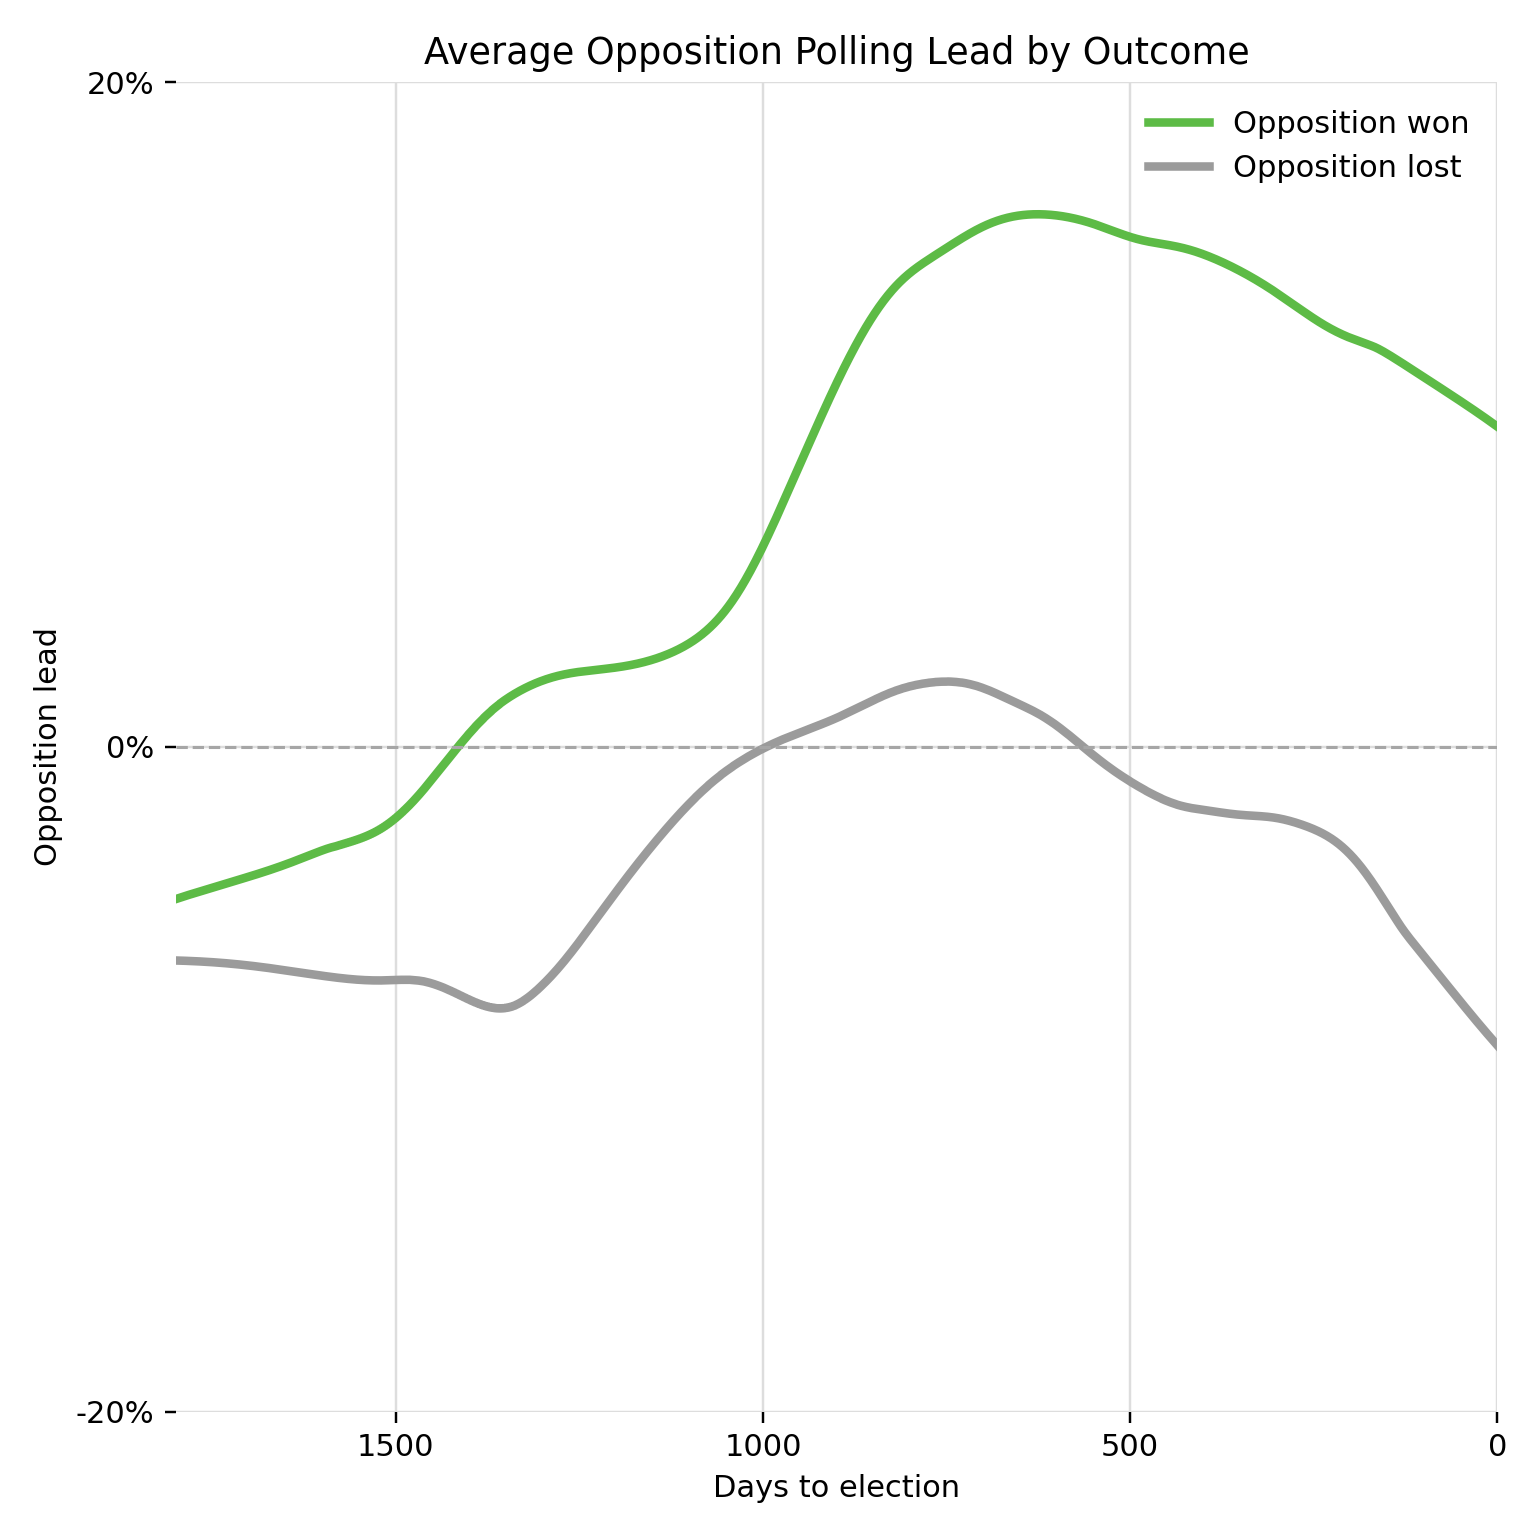

The Python source for this figure:
from __future__ import annotations

import argparse
import re
from datetime import date, datetime, timedelta
from pathlib import Path

import matplotlib.pyplot as plt
import numpy as np
import pandas as pd
import requests
import statsmodels.api as sm

POLLBASE_LANDING_PAGE = "https://www.markpack.org.uk/opinion-polls/"
POLITICO_URL = "https://www.politico.eu/wp-json/politico/v1/poll-of-polls/GB-parliament"
NANOS_PER_DAY = 86_400_000_000_000

POLLSTER_RENAMES = {
    "Find Out Now / Electoral Calculus": "Find Out Now",
    "Findoutnow": "Find Out Now",
    "FindOutNow": "Find Out Now",
    "Ipsos": "Ipsos Mori",
    "Ipsos MORI": "Ipsos Mori",
    "Kantar Public": "Kantar",
    "Kantar Public ": "Kantar",
    "Number Cruncher Politics ": "Number Cruncher Politics",
    "Opinium ": "Opinium",
    "Redfield & Wilton ": "Redfield & Wilton",
    "Redfield and Wilton Strategies": "Redfield & Wilton",
    "Savanta ComRes": "Savanta Comres",
    "Savanta ComRes ": "Savanta Comres",
    "SavantaComRes": "Savanta Comres",
    "Survation ": "Survation",
    "Techne UK ": "Techne UK",
    "TechneUK": "Techne UK",
    "TechneUK ": "Techne UK",
    "Techne": "Techne UK",
    "YouGov": "Yougov",
    "YouGov ": "Yougov",
    "Savanta": "Savanta Comres",
    "ComRes": "Comres",
    "Kantar ": "Kantar",
    "Kantar TNS": "Kantar",
    "OnePoll": "Onepoll",
    "Omnisis": "WeThink",
    "Number Cruncher": "Number Cruncher Politics",
    "TNS-BMRB": "TNS",
    "We Think": "WeThink",
}

SHEET_TO_PARLIAMENT = {
    "55-59": "1955-1959",
    "59-64": "1959-1964",
    "64-66": "1964-1966",
    "66-70": "1966-1970",
    "70-74": "1970-1974",
    "74-79": "1974-1979",
    "79-83": "1979-1983",
    "83-87": "1983-1987",
    "87-92": "1987-1992",
    "92-97": "1992-1997",
    "97-01": "1997-2001",
    "01-05": "2001-2005",
    "05-10": "2005-2010",
    "10-15": "2010-2015",
    "15-17": "2015-2017",
    "17-19": "2017-2019",
    "19-24": "2019-2024",
    "24-": "2024-2029",
}

ELECTION_DATES = {
    "1955-1959": date(1959, 10, 8),
    "1959-1964": date(1964, 10, 15),
    "1964-1966": date(1966, 3, 31),
    "1966-1970": date(1970, 6, 18),
    "1970-1974": date(1974, 2, 28),
    "1974-1979": date(1979, 5, 3),
    "1979-1983": date(1983, 6, 9),
    "1983-1987": date(1987, 6, 11),
    "1987-1992": date(1992, 4, 9),
    "1992-1997": date(1997, 5, 1),
    "1997-2001": date(2001, 6, 7),
    "2001-2005": date(2005, 5, 5),
    "2005-2010": date(2010, 5, 6),
    "2010-2015": date(2015, 5, 7),
    "2015-2017": date(2017, 6, 8),
    "2017-2019": date(2019, 12, 12),
    "2019-2024": date(2024, 7, 4),
    "2024-2029": date(2029, 8, 15),
}

GOVERNING_PARTY = {
    "1955-1959": "con",
    "1959-1964": "con",
    "1964-1966": "lab",
    "1966-1970": "lab",
    "1970-1974": "con",
    "1974-1979": "lab",
    "1979-1983": "con",
    "1983-1987": "con",
    "1987-1992": "con",
    "1992-1997": "con",
    "1997-2001": "lab",
    "2001-2005": "lab",
    "2005-2010": "lab",
    "2010-2015": "con",
    "2015-2017": "con",
    "2017-2019": "con",
    "2019-2024": "con",
    "2024-2029": "lab",
}

OPPOSITION_ELECTION_RESULT_LEAD = {
    "1955-1959": -0.056,
    "1959-1964": 0.007,
    "1964-1966": -0.061,
    "1966-1970": 0.033,
    "1970-1974": -0.007,
    "1974-1979": 0.070,
    "1979-1983": -0.148,
    "1983-1987": -0.114,
    "1987-1992": -0.075,
    "1992-1997": 0.125,
    "1997-2001": -0.090,
    "2001-2005": -0.028,
    "2005-2010": 0.071,
    "2010-2015": -0.064,
    "2015-2017": -0.023,
    "2017-2019": -0.115,
    "2019-2024": 0.100,
}

PARLIAMENTS_FOR_HISTORY = [
    "1955-1959",
    "1959-1964",
    "1964-1966",
    "1966-1970",
    "1970-1974",
    "1974-1979",
    "1979-1983",
    "1983-1987",
    "1987-1992",
    "1992-1997",
    "1997-2001",
    "2001-2005",
    "2005-2010",
    "2010-2015",
    "2015-2017",
    "2017-2019",
    "2019-2024",
]


def _date_num(ts: pd.Series) -> np.ndarray:
    return (pd.to_datetime(ts).astype("int64") // NANOS_PER_DAY).to_numpy(dtype=float)


def find_pollbase_file_url(timeout: int = 30) -> str:
    html = requests.get(POLLBASE_LANDING_PAGE, timeout=timeout).text
    match = re.search(r'href="([^"]+\.xlsx)"[^>]*>Download latest edition of PollBase here \(Excel\)', html)
    if not match:
        raise RuntimeError("Could not find PollBase .xlsx URL on landing page.")
    return match.group(1)


def ensure_pollbase_xlsx(path: Path, timeout: int = 60) -> Path:
    path.parent.mkdir(parents=True, exist_ok=True)
    if path.exists():
        return path
    url = find_pollbase_file_url(timeout=timeout)
    r = requests.get(url, timeout=timeout)
    r.raise_for_status()
    path.write_bytes(r.content)
    return path


def parse_pollbase(path: Path) -> pd.DataFrame:
    def _num_col(df: pd.DataFrame, col: str) -> pd.Series:
        if col in df.columns:
            return pd.to_numeric(df[col], errors="coerce")
        return pd.Series(np.nan, index=df.index, dtype=float)

    records: list[pd.DataFrame] = []
    xls = pd.ExcelFile(path)
    for sheet, parliament in SHEET_TO_PARLIAMENT.items():
        if sheet not in xls.sheet_names:
            continue
        df = pd.read_excel(path, sheet_name=sheet)
        reform_series = _num_col(df, "Reform")
        reform_series = reform_series.fillna(_num_col(df, "BXP/Reform"))
        reform_series = reform_series.fillna(_num_col(df, "BXP"))
        subset = pd.DataFrame(
            {
                "mid_date": pd.to_datetime(df.get("Unnamed: 3"), errors="coerce").dt.normalize(),
                "pollster": df.get("Polling"),
                "con": pd.to_numeric(df.get("Con"), errors="coerce") / 100.0,
                "lab": pd.to_numeric(df.get("Lab"), errors="coerce") / 100.0,
                "reform": reform_series / 100.0,
                "parliament": parliament,
                "source": "pollbase",
            }
        )
        subset["pollster"] = subset["pollster"].astype(str).str.strip()
        subset = subset[subset["mid_date"].notna()]
        subset = subset[subset[["con", "lab", "reform"]].notna().any(axis=1)]
        records.append(subset)
    if not records:
        raise RuntimeError("No rows parsed from PollBase workbook.")
    return pd.concat(records, ignore_index=True)


def _infer_parliament(dt: pd.Timestamp) -> str | None:
    if pd.isna(dt):
        return None
    d = dt.date()
    if d >= date(2024, 7, 5):
        return "2024-2029"
    if d >= date(2019, 12, 13):
        return "2019-2024"
    if d >= date(2017, 6, 9):
        return "2017-2019"
    if d >= date(2015, 5, 8):
        return "2015-2017"
    if d >= date(2010, 5, 7):
        return "2010-2015"
    return None


def parse_politico() -> pd.DataFrame:
    polls_json = requests.get(POLITICO_URL, timeout=45).json().get("polls", [])
    rows: list[dict[str, object]] = []
    for poll in polls_json:
        p = poll.get("parties", {})
        con = p.get("Con")
        lab = p.get("Lab")
        reform = p.get("BP")
        if reform is None:
            reform = p.get("UKIP_2024")
        if con is None and lab is None and reform is None:
            continue
        dt = pd.to_datetime(poll.get("date"), errors="coerce").normalize()
        parliament = _infer_parliament(dt)
        if parliament is None:
            continue
        rows.append(
            {
                "mid_date": dt,
                "pollster": str(poll.get("firm", "")).strip(),
                "con": (float(con) / 100.0) if con is not None else np.nan,
                "lab": (float(lab) / 100.0) if lab is not None else np.nan,
                "reform": (float(reform) / 100.0) if reform is not None else np.nan,
                "parliament": parliament,
                "source": "politico",
            }
        )
    if not rows:
        raise RuntimeError("No rows parsed from Politico endpoint.")
    return pd.DataFrame(rows)


def combine_polls(pollbase_path: Path) -> pd.DataFrame:
    pollbase = parse_pollbase(pollbase_path)
    politico = parse_politico()

    pollbase = pollbase.copy()
    politico = politico.copy()
    pollbase["pollster"] = pollbase["pollster"].replace(POLLSTER_RENAMES).fillna("Unknown")
    politico["pollster"] = politico["pollster"].replace(POLLSTER_RENAMES).fillna("Unknown")

    # Keep Politico rows only when no PollBase row exists for same date + pollster.
    pb_keys = (
        pollbase.assign(_key=pollbase["mid_date"].astype(str) + "|" + pollbase["pollster"].astype(str))
        ["_key"]
        .drop_duplicates()
    )
    politico = politico.assign(_key=politico["mid_date"].astype(str) + "|" + politico["pollster"].astype(str))
    politico_nondup = politico[~politico["_key"].isin(set(pb_keys))].drop(columns=["_key"])

    combined = pd.concat([pollbase, politico_nondup], ignore_index=True)
    combined = combined.dropna(subset=["mid_date"]).sort_values("mid_date").reset_index(drop=True)
    return combined


def _select_subset_for_date(party_polls: pd.DataFrame, date_n: pd.Timestamp) -> pd.DataFrame:
    work = party_polls.copy()
    work["date_dist"] = (work["mid_date"] - date_n).abs().dt.days.astype(float)
    work["date_dist_rank"] = work["date_dist"].rank(method="average")

    within_month = 0.0
    vals = work.loc[work["date_dist"] < 30, "date_dist_rank"]
    if not vals.empty:
        within_month = float(vals.max())

    if within_month < 51:
        subset = work[work["date_dist_rank"] < 51].copy()
    else:
        subset = work[work["date_dist"] < 31].copy()
    return subset


def _apply_base_weights(subset: pd.DataFrame, date_n: pd.Timestamp) -> pd.DataFrame:
    pollster_counts = subset["pollster"].value_counts()
    pollster_weights = 1.0 / np.log(pollster_counts + 1.0)

    d = (subset["mid_date"] - date_n).abs().dt.days.to_numpy(dtype=float)
    max_d = float(max(np.nanmax(d), 0.0))
    date_weights = (1.0 - np.power(d / (max_d + 1.0), 3)) ** 3

    subset["wt"] = date_weights * subset["pollster"].map(pollster_weights).to_numpy(dtype=float)
    return subset


def _fit_weighted_quadratic_centered(
    x_days: np.ndarray,
    y: np.ndarray,
    w: np.ndarray,
    return_interval: bool = False,
) -> tuple[float, float | None, float | None]:
    if len(x_days) < 3:
        pred = float(np.average(y, weights=w)) if np.sum(w) > 0 else float(np.mean(y))
        return pred, None, None

    X = np.column_stack([np.ones(len(x_days)), x_days, x_days**2])
    sw = np.sqrt(w)
    beta, *_ = np.linalg.lstsq(X * sw[:, None], y * sw, rcond=None)
    pred = float(beta[0])

    if not return_interval:
        return pred, None, None

    resid = y - X @ beta
    p = X.shape[1]
    dof = max(len(y) - p, 1)
    mse = float(np.sum(w * resid**2) / dof)
    x0 = np.array([1.0, 0.0, 0.0])
    xtwx = X.T @ (w[:, None] * X)
    inv = np.linalg.pinv(xtwx)
    h0 = float(x0 @ inv @ x0)
    se_pred = float(np.sqrt(max(mse * (1.0 + h0), 0.0)))
    lwr = pred - 1.96 * se_pred
    upr = pred + 1.96 * se_pred
    return pred, lwr, upr


def average_func(party: str, polls: pd.DataFrame, parliament: str) -> pd.DataFrame | None:
    if party not in polls.columns:
        return None
    party_polls = polls[(polls[party].notna()) & (polls["parliament"] == parliament)][["mid_date", "pollster", party]].copy()
    if len(party_polls) < 10:
        return None
    party_polls = party_polls.rename(columns={party: "pct"}).sort_values("mid_date").reset_index(drop=True)

    min_date = party_polls["mid_date"].min()
    max_date = party_polls["mid_date"].max()
    all_dates = pd.date_range(min_date, max_date, freq="D")

    estimates = pd.DataFrame({"mid_date": all_dates})

    est1 = []
    for d in all_dates:
        subset = _select_subset_for_date(party_polls, d)
        subset = _apply_base_weights(subset, d)
        subset = subset[subset["wt"] > 0]
        x = (subset["mid_date"] - d).dt.days.to_numpy(dtype=float)
        y = subset["pct"].to_numpy(dtype=float)
        w = subset["wt"].to_numpy(dtype=float)
        pred, _, _ = _fit_weighted_quadratic_centered(x, y, w, return_interval=False)
        est1.append(pred)
    estimates["est1"] = est1

    est1_map = estimates.set_index("mid_date")["est1"].to_dict()
    est2 = []
    for d in all_dates:
        subset = _select_subset_for_date(party_polls, d)
        subset = _apply_base_weights(subset, d)
        subset["est1"] = subset["mid_date"].map(est1_map)
        resid = np.abs(subset["pct"] - subset["est1"]).to_numpy(dtype=float)
        max_res = np.nanmax(resid) if len(resid) else np.nan
        if np.isnan(max_res) or max_res <= 0:
            distance_weights = np.ones(len(subset), dtype=float)
        else:
            distance_weights = 1.0 - (resid / max_res)
        subset["wt"] = subset["wt"].to_numpy(dtype=float) * distance_weights
        subset = subset[subset["wt"] > 0]
        x = (subset["mid_date"] - d).dt.days.to_numpy(dtype=float)
        y = subset["pct"].to_numpy(dtype=float)
        w = subset["wt"].to_numpy(dtype=float)
        pred, _, _ = _fit_weighted_quadratic_centered(x, y, w, return_interval=False)
        est2.append(pred)
    estimates["est2"] = est2

    party_polls["est2"] = party_polls["mid_date"].map(estimates.set_index("mid_date")["est2"].to_dict())
    party_polls["resid2"] = party_polls["pct"] - party_polls["est2"]

    party_polls["house_effect"] = 0.0
    try:
        md = sm.MixedLM.from_formula("resid2 ~ 1", groups="pollster", data=party_polls)
        fit = md.fit(reml=False, method="lbfgs", maxiter=200, disp=False)
        party_polls["house_effect"] = fit.fittedvalues.to_numpy(dtype=float)
    except Exception:
        party_polls["house_effect"] = 0.0

    est3 = []
    for d in all_dates:
        subset = _select_subset_for_date(party_polls, d)
        subset = _apply_base_weights(subset, d)
        subset = subset[subset["wt"] > 0]
        x = (subset["mid_date"] - d).dt.days.to_numpy(dtype=float)
        y = (subset["pct"] - subset["house_effect"]).to_numpy(dtype=float)
        w = subset["wt"].to_numpy(dtype=float)
        pred, _, _ = _fit_weighted_quadratic_centered(x, y, w, return_interval=False)
        est3.append(pred)
    estimates["est3"] = est3

    est3_map = estimates.set_index("mid_date")["est3"].to_dict()
    est4 = []
    lwr = []
    upr = []
    for d in all_dates:
        subset = _select_subset_for_date(party_polls, d)
        subset = _apply_base_weights(subset, d)
        subset["est3"] = subset["mid_date"].map(est3_map)
        resid = np.abs(subset["pct"] - subset["est3"]).to_numpy(dtype=float)
        max_res = np.nanmax(resid) if len(resid) else np.nan
        if np.isnan(max_res) or max_res <= 0:
            distance_weights = np.ones(len(subset), dtype=float)
        else:
            distance_weights = 1.0 - (resid / max_res)
        subset["wt"] = subset["wt"].to_numpy(dtype=float) * distance_weights
        subset = subset[subset["wt"] > 0]

        x = (subset["mid_date"] - d).dt.days.to_numpy(dtype=float)
        y = (subset["pct"] - subset["house_effect"]).to_numpy(dtype=float)
        w = subset["wt"].to_numpy(dtype=float)
        pred, low, high = _fit_weighted_quadratic_centered(x, y, w, return_interval=True)
        est4.append(pred)
        lwr.append(low if low is not None else pred)
        upr.append(high if high is not None else pred)

    out = pd.DataFrame({"mid_date": all_dates, "avg": est4, "lwr": lwr, "upr": upr})
    out["avg"] = out["avg"].clip(0, 1)
    out["lwr"] = out["lwr"].clip(0, 1)
    out["upr"] = out["upr"].clip(0, 1)
    return out


def build_current_lead_series(
    polls: pd.DataFrame,
    numerator_party: str,
    denominator_party: str = "lab",
    parliament: str = "2024-2029",
) -> pd.DataFrame | None:
    est_num = average_func(numerator_party, polls, parliament=parliament)
    est_den = average_func(denominator_party, polls, parliament=parliament)
    if est_num is None or est_den is None:
        return None

    merged = est_num[["mid_date", "avg"]].rename(columns={"avg": "num_avg"}).merge(
        est_den[["mid_date", "avg"]].rename(columns={"avg": "den_avg"}),
        on="mid_date",
        how="inner",
    )
    if merged.empty:
        return None
    election_date = pd.Timestamp(ELECTION_DATES[parliament])
    merged["time_to_election"] = (election_date - merged["mid_date"]).dt.days.astype(int)
    merged["lead"] = merged["num_avg"] - merged["den_avg"]
    return merged.sort_values("time_to_election").reset_index(drop=True)


def build_combined_estimates(polls: pd.DataFrame) -> pd.DataFrame:
    chunks: list[pd.DataFrame] = []
    for parliament in PARLIAMENTS_FOR_HISTORY:
        for party in ("con", "lab"):
            est = average_func(party, polls, parliament=parliament)
            if est is None:
                continue
            est["party"] = party
            est["parliament"] = parliament
            chunks.append(est)
    if not chunks:
        raise RuntimeError("No combined estimates produced.")

    out = pd.concat(chunks, ignore_index=True)
    out["election_date"] = out["parliament"].map(ELECTION_DATES)
    out["time_to_election"] = (
        pd.to_datetime(out["election_date"]) - pd.to_datetime(out["mid_date"])
    ).dt.days.astype(int)

    out["government"] = np.where(
        out["party"] == out["parliament"].map(GOVERNING_PARTY),
        1,
        0,
    )

    out["opposition_won"] = np.where(
        out["parliament"].map(OPPOSITION_ELECTION_RESULT_LEAD) > 0,
        "Opposition won",
        "Opposition lost",
    )
    return out


def build_opposition_lead_series(combined_estimates: pd.DataFrame) -> pd.DataFrame:
    grouped = (
        combined_estimates
        .groupby(["time_to_election", "parliament", "government", "opposition_won"], as_index=False)["avg"]
        .mean()
    )

    wide = grouped.pivot_table(
        index=["time_to_election", "parliament", "opposition_won"],
        columns="government",
        values="avg",
        aggfunc="mean",
    ).reset_index()

    wide = wide.rename(columns={0: "opposition_avg", 1: "government_avg"})
    wide = wide.dropna(subset=["opposition_avg", "government_avg"])
    wide["opposition_lead"] = wide["opposition_avg"] - wide["government_avg"]
    return wide


def _local_linear_smooth(x: np.ndarray, y: np.ndarray, x_grid: np.ndarray, frac: float = 0.2) -> np.ndarray:
    n = len(x)
    if n < 10:
        order = np.argsort(x)
        return np.interp(x_grid, x[order], y[order])

    k = max(40, int(np.ceil(frac * n)))
    yhat = np.empty(len(x_grid), dtype=float)
    for i, gx in enumerate(x_grid):
        dist = np.abs(x - gx)
        idx = np.argpartition(dist, min(k, n - 1))[:k]
        xloc = x[idx]
        yloc = y[idx]
        dloc = dist[idx]
        dmax = max(float(dloc.max()), 1.0)
        w = (1.0 - np.power(dloc / dmax, 3)) ** 3
        X = np.column_stack([np.ones(len(xloc)), xloc - gx])
        sw = np.sqrt(w)
        beta, *_ = np.linalg.lstsq(X * sw[:, None], yloc * sw, rcond=None)
        yhat[i] = beta[0]
    return yhat


def plot_chart(oppo_gov: pd.DataFrame, output_path: Path, max_days: int) -> None:
    d = oppo_gov[(oppo_gov["time_to_election"] >= 0) & (oppo_gov["time_to_election"] <= max_days)].copy()

    won = d[d["opposition_won"] == "Opposition won"]
    lost = d[d["opposition_won"] == "Opposition lost"]
    if won.empty or lost.empty:
        raise RuntimeError("Need both won and lost opposition groups to draw chart.")

    x_grid = np.arange(0, max_days + 1)
    won_y = _local_linear_smooth(won["time_to_election"].to_numpy(), won["opposition_lead"].to_numpy(), x_grid)
    lost_y = _local_linear_smooth(lost["time_to_election"].to_numpy(), lost["opposition_lead"].to_numpy(), x_grid)

    fig, ax = plt.subplots(figsize=(7.0, 7.0))
    ax.plot(x_grid, won_y, color="#5DBB46", lw=2.8, label="Opposition won")
    ax.plot(x_grid, lost_y, color="#9B9B9B", lw=2.8, label="Opposition lost")

    ax.axhline(0, color="#A6A6A6", ls="--", lw=1)
    ax.grid(True, color="#DDDDDD", lw=0.8)
    for spine in ax.spines.values():
        spine.set_visible(False)

    ax.set_xlim(max_days, 0)
    ax.set_ylabel("Opposition lead")
    ax.set_xlabel("Days to election")
    ax.set_yticks([-0.2, 0.0, 0.2])
    ax.set_yticklabels(["-20%", "0%", "20%"])
    ax.set_xticks([1500, 1000, 500, 0] if max_days >= 1500 else [max_days, int(max_days * 2 / 3), int(max_days / 3), 0])
    ax.legend(frameon=False)
    ax.set_title("Average Opposition Polling Lead by Outcome")

    fig.tight_layout()
    output_path.parent.mkdir(parents=True, exist_ok=True)
    fig.savefig(output_path, dpi=220)
    plt.close(fig)


def plot_chart_with_overlay(
    oppo_gov: pd.DataFrame,
    overlay: pd.DataFrame,
    output_path: Path,
    max_days: int,
    overlay_label: str,
) -> None:
    d = oppo_gov[(oppo_gov["time_to_election"] >= 0) & (oppo_gov["time_to_election"] <= max_days)].copy()
    won = d[d["opposition_won"] == "Opposition won"]
    lost = d[d["opposition_won"] == "Opposition lost"]
    if won.empty or lost.empty:
        raise RuntimeError("Need both won and lost opposition groups to draw chart.")

    x_grid = np.arange(0, max_days + 1)
    won_y = _local_linear_smooth(won["time_to_election"].to_numpy(), won["opposition_lead"].to_numpy(), x_grid)
    lost_y = _local_linear_smooth(lost["time_to_election"].to_numpy(), lost["opposition_lead"].to_numpy(), x_grid)

    ov = overlay[(overlay["time_to_election"] >= 0) & (overlay["time_to_election"] <= max_days)].copy()
    ov = ov.sort_values("time_to_election")

    fig, ax = plt.subplots(figsize=(7.0, 7.0))
    ax.plot(x_grid, won_y, color="#5DBB46", lw=2.8, label="Opposition won")
    ax.plot(x_grid, lost_y, color="#9B9B9B", lw=2.8, label="Opposition lost")
    if not ov.empty:
        ax.plot(ov["time_to_election"], ov["lead"], color="#E4003B", lw=2.2, label=overlay_label)

    ax.axhline(0, color="#A6A6A6", ls="--", lw=1)
    ax.grid(True, color="#DDDDDD", lw=0.8)
    for spine in ax.spines.values():
        spine.set_visible(False)

    ax.set_xlim(max_days, 0)
    ax.set_ylabel("Opposition lead")
    ax.set_xlabel("Days to election")
    ax.set_yticks([-0.2, 0.0, 0.2])
    ax.set_yticklabels(["-20%", "0%", "20%"])
    ax.set_xticks([1500, 1000, 500, 0] if max_days >= 1500 else [max_days, int(max_days * 2 / 3), int(max_days / 3), 0])
    ax.legend(frameon=False)
    ax.set_title("Average Opposition Polling Lead by Outcome")

    fig.tight_layout()
    output_path.parent.mkdir(parents=True, exist_ok=True)
    fig.savefig(output_path, dpi=220)
    plt.close(fig)


def main() -> None:
    base_dir = Path(__file__).resolve().parent

    parser = argparse.ArgumentParser(description="R-style UK opposition lead chart (won vs lost).")
    parser.add_argument("--pollbase-xlsx", default=str(base_dir / "PollBase-latest.xlsx"))
    parser.add_argument("--output-png", default=str(base_dir / "westminster_opposition_leads.png"))
    parser.add_argument("--output-reform-png", default=str(base_dir / "westminster_reform_opposition_lead.png"))
    parser.add_argument("--output-conservative-png", default=str(base_dir / "westminster_conservative_opposition_lead.png"))
    parser.add_argument("--output-csv", default=str(base_dir / "westminster_opposition_leads_data.csv"))
    parser.add_argument("--max-days", type=int, default=1800)
    parser.add_argument(
        "--recompute-baseline",
        action="store_true",
        help="Recompute historical won/lost baseline from raw polls instead of reusing output-csv if present.",
    )
    args = parser.parse_args()

    pollbase_path = ensure_pollbase_xlsx(Path(args.pollbase_xlsx))
    polls = combine_polls(pollbase_path)

    output_csv_path = Path(args.output_csv)
    if (not args.recompute_baseline) and output_csv_path.exists():
        try:
            cached = pd.read_csv(output_csv_path)
            required_cols = {"time_to_election", "parliament", "opposition_won", "opposition_lead"}
            if required_cols.issubset(set(cached.columns)):
                oppo_gov = cached[list(required_cols)].copy()
            else:
                raise ValueError("missing columns")
        except Exception:
            combined_estimates = build_combined_estimates(polls)
            oppo_gov = build_opposition_lead_series(combined_estimates)
    else:
        combined_estimates = build_combined_estimates(polls)
        oppo_gov = build_opposition_lead_series(combined_estimates)

    plot_chart(oppo_gov, Path(args.output_png), max_days=args.max_days)
    reform_lead = build_current_lead_series(polls, numerator_party="reform", denominator_party="lab", parliament="2024-2029")
    con_lead = build_current_lead_series(polls, numerator_party="con", denominator_party="lab", parliament="2024-2029")
    if reform_lead is not None:
        plot_chart_with_overlay(
            oppo_gov,
            reform_lead,
            Path(args.output_reform_png),
            max_days=args.max_days,
            overlay_label="Reform - Labour",
        )
    if con_lead is not None:
        plot_chart_with_overlay(
            oppo_gov,
            con_lead,
            Path(args.output_conservative_png),
            max_days=args.max_days,
            overlay_label="Conservative - Labour",
        )

    out = oppo_gov.sort_values(["parliament", "time_to_election"]).reset_index(drop=True)
    output_csv_path.parent.mkdir(parents=True, exist_ok=True)
    out.to_csv(output_csv_path, index=False)

    print(f"Saved chart: {args.output_png}")
    if reform_lead is not None:
        print(f"Saved chart: {args.output_reform_png}")
    if con_lead is not None:
        print(f"Saved chart: {args.output_conservative_png}")
    print(f"Saved data:  {args.output_csv}")


if __name__ == "__main__":
    main()
